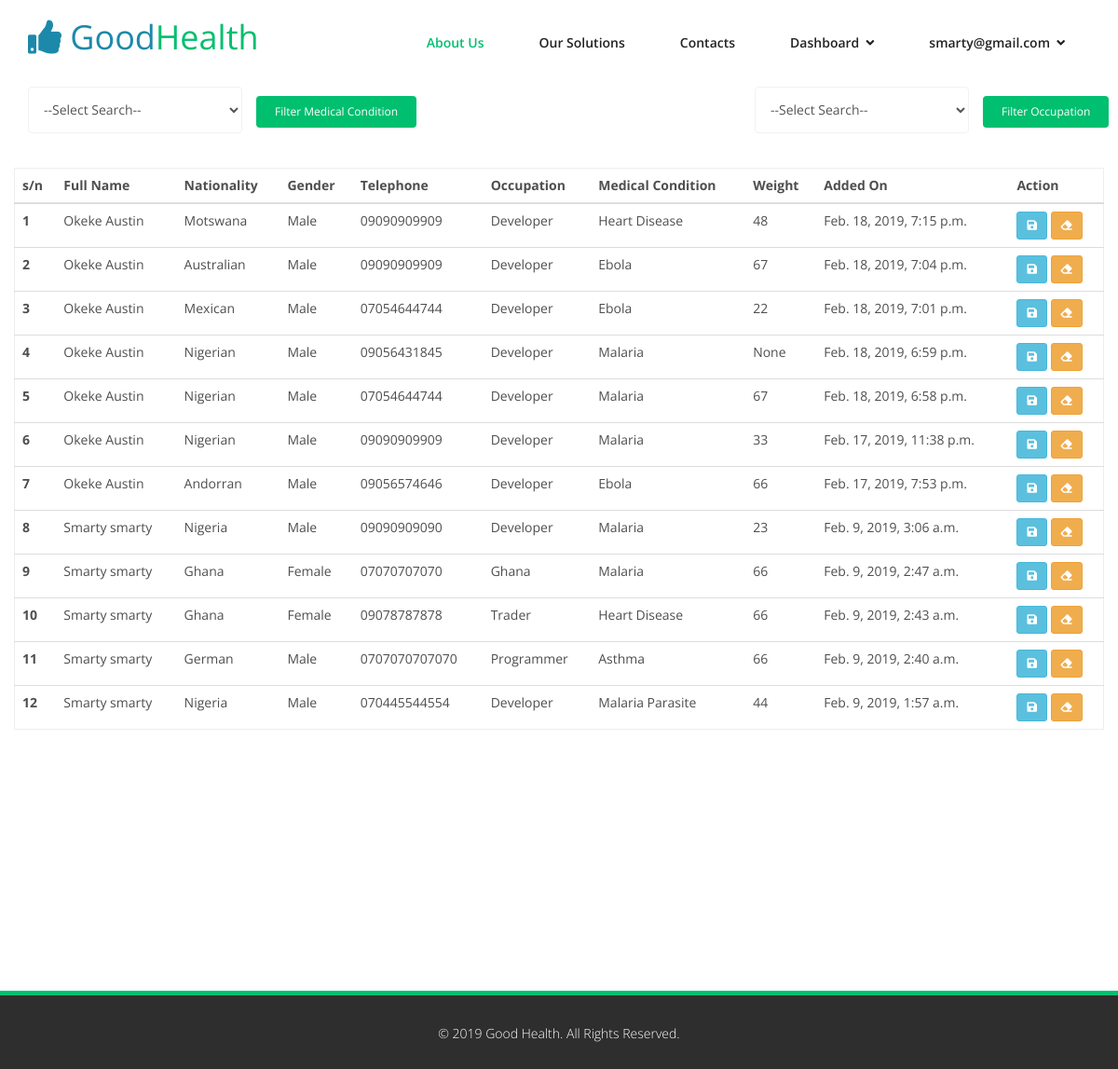
The app's page /dashboard/all-medical-report (signed in) with its own data.
### accounts/models.py (models this page shows, shortened)
class User(AbstractBaseUser, PermissionsMixin):
    username = None
    email = models.EmailField(_('email address'), unique=True)
    first_name = models.CharField(_('first name'), max_length=30, blank=True)
    last_name = models.CharField(_('last name'), max_length=30, blank=True)
    date_joined = models.DateTimeField(
        _('date joined'), default=datetime.now)
    last_login = models.DateTimeField(
        _('last login'), default=datetime.now)
    is_active = models.BooleanField(_('active'), default=True)
    is_staff = models.BooleanField(_('is staff'), default=False)
    avatar = models.ImageField(upload_to='avatars/', null=True, blank=True)
    USERNAME_FIELD = 'email'
    REQUIRED_FIELDS = []
    objects = UserManager()
    class Meta:
        verbose_name = _('user')
        verbose_name_plural = _('users')
    def get_full_name(self):
        full_name = '%s %s' % (self.first_name, self.last_name)
        return full_name.strip()

### dashboard/models.py (models this page shows, shortened)
class MedicalReport(models.Model):
     user_id = models.ForeignKey(User, on_delete=models.CASCADE, related_name='user_ids')
     gender = models.CharField(max_length=1)
     nationality = models.CharField(max_length=100)
     state = models.CharField(max_length=100)
     address = models.CharField(max_length=255)
     telephone = models.CharField(max_length=50)
     occupation = models.CharField(max_length=50)
     dob = models.DateField(blank=True, null=True)
     medical_condition = models.CharField(max_length=255)
     weight = models.IntegerField(blank=True, null=True)
     marital_status = models.CharField(max_length=1)
     date_added = models.DateTimeField(default=datetime.now, blank=True, null=True)
     date_updated = models.DateTimeField(default=datetime.now, blank=True, null=True)

### dashboard/views.py (the view)
# urls.py: path('all-medical-report', views.all_medical_report, name='all_medical_report'),
@login_required(login_url="/accounts/login")
def all_medical_report(request):
    if request.method == 'POST' and request.POST['search_element'] != 'none':
        search_element = (request.POST['search_element']).casefold()
        all_medical_report = MedicalReport.objects.filter(
            medical_condition=search_element)
        all_medical_conditions = MedicalReport.objects.values_list(
            'medical_condition')
        all_statistics = Counter(all_medical_conditions)
        context = {'all_medical_report': all_medical_report, 'all_statistics': all_statistics}
        return render(request, 'dashboard/all_medical_report.html', context)
    else:
        all_medical_report = MedicalReport.objects.all().order_by('-id')
        all_medical_conditions = MedicalReport.objects.values_list(
            'medical_condition')
        all_occupations = MedicalReport.objects.values_list(
            'occupation')
        all_statistics = Counter(all_medical_conditions)
        occupations = Counter(all_occupations)
        context = {'all_medical_report': all_medical_report,
                   'all_statistics': all_statistics, 'occupations': occupations}
        return render(request, 'dashboard/all_medical_report.html', context)

### dashboard/templates/dashboard/all_medical_report.html (shortened to what this page needs)
{% extends 'base.html' %}
{% block content %}
{% load static %}
<div class="container mt-5 pad-md-0">
    <div class="col-md-4">
        <form action="{% url 'all_medical_report' %}" method="POST" id="ajax-medical-record-filter">
            <div class="row">
                <div class="col-md-8 form-group">
                    <select data-field="medical_condition" id="medical-conditions" class='form-control' required="required">
                        <option value="all" >--Select Search--</option>
                    </select>&nbsp; &nbsp;
                </div>
                <div class="col-md-4 pad-md-0">
                    <button  class="btn btn-primary btn-sm" >Filter Medical Condition</button>
                </div>
            </div>
        </form>
    </div>
    <div class="col-md-4 col-md-offset-4">
        <form action="#" method="POST" id="ajax-medical-record-filter-occupation">
            <div class="row">
                <div class="col-md-8 form-group">
                    <select data-field="occupation" id="occupation" class='form-control' required="required">
                        <option value="all" >--Select Search--</option>
                    </select>&nbsp; &nbsp;
                </div>
                <div class="col-md-4 pad-md-0">
                    <button  class="btn btn-primary btn-sm" >Filter Occupation</button>
                </div>
            </div>
        </form>
    </div>
    <table class="table table-hover add-border" id="mytable" class="w3-table-all">
        <thead class="header">
            <tr>
                <th scope="col">s/n</th>
                <th scope="col">Full Name</th>
                <th scope="col">Nationality</th>
                <th scope="col">Gender</th>
                <th scope="col">Telephone</th>
                <th scope="col">Occupation</th>
                <th scope="col">Medical Condition</th>
                <th scope="col">Weight</th>
                <th scope="col">Added On</th>
                <th scope="col">Action</th>
            </tr>
        </thead>
        <tbody id="js-medical-report">
            {% for report in all_medical_report %}
                {% if forloop.counter|divisibleby:2 %}
                <tr class="table-active">
                {% else %}
                <tr>
                {% endif %}
                    <th scope="row">{{forloop.counter}}</th>
                    <td>{{report.user_id.get_full_name|capfirst}}</td>
                    <td>{{report.nationality|capfirst}}</td>
                    <td>
                        {% if report.gender == "m" %}
                        Male
                        {% elif report.gender == "f" %}
                        Female
                        {% else %}
                        Others
                        {% endif %}
                    <td>{{report.telephone}}</td>
                    <td>{{report.occupation|capfirst}}</td>
                    <td>{{report.medical_condition|title}}</td>
                    <td>{{report.weight}}</td>
                    <td>{{report.date_added}}</td>
                    <td>
                        <a class="btn btn-sm btn-info" type="button" title="Save Report" data-toggle="tooltip" data-placement="top" style="color: #fff;"><i class="fas fa-save"></i> </a>
                        <a class="btn btn-sm btn-warning" title="Remove Report" style="color: #fff;"><i class="fas fa-eraser"></i></a>
                    </td>
                </tr>
                {% empty %}
                    <tr class="table-active">
                        <td colspan="10" class="text-center">Sorry, there is no medical record yet.</td>
                    </tr>
            {% endfor %}
        </tbody>
    </table>
</div>
{% endblock %}

### good_health/templates/base.html (shortened to what this page needs)
{% load static %}
<!DOCTYPE html>
<html lang="en">
<head>
    <link href="{% static 'assets/css/bootstrap.min.css' %}" rel="stylesheet">
    <link rel="stylesheet" href="https://use.fontawesome.com/releases/v5.6.3/css/all.css">
    <link href="{% static 'assets/css/animate.min.css' %}" rel="stylesheet">
    <link href="{% static 'assets/css/owl.carousel.min.css' %}" rel="stylesheet">
    <link href="{% static 'assets/css/icomoon.css' %}" rel="stylesheet">
    <link href="{% static 'assets/css/main.css' %}" rel="stylesheet">
    <link href="{% static 'assets/css/style.css' %}" rel="stylesheet">
    <link href="{% static 'assets/css/responsive.css' %}" rel="stylesheet">
    <link href="{% static 'assets/css/datepicker.min.css' %}" rel="stylesheet">
</head>
<body class="homepage">
    <header id="header">
        <nav class="navbar navbar-inverse" role="banner">
            <div class="container">
                <div class="navbar-header">
                    <a class="navbar-brand" href="{% url 'home' %}">
                        <a class="navbar-brand" href="{% url 'home' %}"><i class="fas fa-thumbs-up" style="color: #1c89aa;"></i>&nbsp;<span style="color: #1c89aa;">Good</span><span style="color: #00bf6f;">Health</span></a>
                    </a>
                </div>
                <div class="collapse navbar-collapse navbar-right">
                    <ul class="nav navbar-nav">
                        <li class="active"><a href="#">About Us</a></li>
                        <li><a href="#">Our Solutions</a></li>
                        <li><a href="#">Contacts</a></li>
                        {% if user.is_authenticated %}
                        <li class="dropdown">
                            <a href="#" class="dropdown-toggle" data-toggle="dropdown">Dashboard &nbsp;<i class="fa fa-angle-down"></i></a>
                        </li>
                        <li class="dropdown">
                            <a href="#" class="dropdown-toggle" data-toggle="dropdown">{{user.email}} &nbsp;<i class="fa fa-angle-down"></i></a>
                        </li>
                        {% endif %}
                    </ul>
                </div>
            </div>
        </nav>
    </header>
{% block content %}
{% endblock %}
<section >
</section>
<div class="container-fluid">
    <footer id="footer" class="midnight-blue">
        <div class="container">
            <div class="row">
                <div class="col-sm-12 text-center">
                    &copy; 2019 <a target="_blank" href="{% url 'home' %}" style="color: #fff;" title="Good Health">Good Health</a>.
                    All Rights Reserved.
                </div>
            </div>
        </div>
    </footer>
</div>
    </body>
    </html>

### good_health/static/assets/css/main.css (style rules this page uses)
body { background: #fff; font-family: 'Open Sans', sans-serif; color: #4e4e4e; line-height: 22px; }
a { color: #00bf6f; -webkit-transition: color 300ms, background-color 300ms; transition: color 300ms, background-color 300ms; }
.btn-primary { padding: 8px 20px; background: #00bf6f; color: #fff; border-radius: 4px; border: none; margin-top: 10px; }
body>section { padding: 70px 0; }
.navbar>.container .navbar-brand { margin-left: 0; }
.navbar-brand { padding: 0; margin: 0; }
.navbar { border-radius: 0; margin-bottom: 0; background: #fff; padding: 15px 0; padding-bottom: 0; }
.navbar-nav { margin-top: 12px; }
.navbar-nav>li { margin-left: 35px; padding-bottom: 28px; }
.navbar-inverse .navbar-nav>li>a { padding: 5px 12px; margin: 0; border-radius: 0px; color: #222; line-height: 24px; display: inline-block; font-weight: 600; border-bottom: 2px solid #fff; border-top: 2px solid #fff; }
.navbar-inverse { border: none; }
.navbar-inverse .navbar-brand { font-size: 36px; line-height: 50px; color: #fff; }
.navbar-inverse .navbar-nav>.active>a, .navbar-inverse .navbar-nav>.active>a:hover, .navbar-inverse .navbar-nav>.active>a:focus, .navbar-inverse .navbar-nav>.active>a:active, .navbar-inverse .navbar-nav>.open>a, .navbar-inverse .navbar-nav>.open>a:hover, .navbar-inverse .navbar-nav>.open>a:active, .navbar-inverse .navbar-nav>.open>a:focus { background-color: #fff; color: #00bf6f; }
.navbar-inverse .navbar-collapse, .navbar-inverse .navbar-form { border-top: 0; padding-bottom: 0; }
#footer { background: none repeat scroll 0 0 #2E2E2E; border-top: 5px solid #00bf6f; height: 84px; margin-top: 120px; }
.form-group .form-control { padding: 0 12px; border-color: #f2f2f2; -webkit-box-shadow: none; box-shadow: none; height: 50px; }
#footer { padding-top: 30px; padding-bottom: 30px; color: #fff; background: #2e2e2e; font-weight: 300; }
#footer a { color: #fff; }

### good_health/static/assets/css/style.css (style rules this page uses)
.pad-md-0 { padding : 0px; }
.add-border { border: 1px solid #eee; }

### records on screen
User: email "smarty@gmail.com"
MedicalReport: user_id.get_full_name "Okeke Austin", nationality "Motswana", gender "Male", telephone "09090909909", occupation "Developer", medical_condition "Heart Disease", weight "48", date_added "Feb. 18, 2019, 7:15 p.m."
MedicalReport: user_id.get_full_name "Okeke Austin", nationality "Australian", gender "Male", telephone "09090909909", occupation "Developer", medical_condition "Ebola", weight "67", date_added "Feb. 18, 2019, 7:04 p.m."
MedicalReport: user_id.get_full_name "Okeke Austin", nationality "Mexican", gender "Male", telephone "07054644744", occupation "Developer", medical_condition "Ebola", weight "22", date_added "Feb. 18, 2019, 7:01 p.m."
MedicalReport: user_id.get_full_name "Okeke Austin", nationality "Nigerian", gender "Male", telephone "09056431845", occupation "Developer", medical_condition "Malaria", weight "None", date_added "Feb. 18, 2019, 6:59 p.m."
MedicalReport: user_id.get_full_name "Okeke Austin", nationality "Nigerian", gender "Male", telephone "07054644744", occupation "Developer", medical_condition "Malaria", weight "67", date_added "Feb. 18, 2019, 6:58 p.m."
MedicalReport: user_id.get_full_name "Okeke Austin", nationality "Nigerian", gender "Male", telephone "09090909909", occupation "Developer", medical_condition "Malaria", weight "33", date_added "Feb. 17, 2019, 11:38 p.m."
MedicalReport: user_id.get_full_name "Okeke Austin", nationality "Andorran", gender "Male", telephone "09056574646", occupation "Developer", medical_condition "Ebola", weight "66", date_added "Feb. 17, 2019, 7:53 p.m."
MedicalReport: user_id.get_full_name "Smarty smarty", nationality "Nigeria", gender "Male", telephone "09090909090", occupation "Developer", medical_condition "Malaria", weight "23", date_added "Feb. 9, 2019, 3:06 a.m."
MedicalReport: user_id.get_full_name "Smarty smarty", nationality "Ghana", gender "Female", telephone "07070707070", occupation "Ghana", medical_condition "Malaria", weight "66", date_added "Feb. 9, 2019, 2:47 a.m."
MedicalReport: user_id.get_full_name "Smarty smarty", nationality "Ghana", gender "Female", telephone "09078787878", occupation "Trader", medical_condition "Heart Disease", weight "66", date_added "Feb. 9, 2019, 2:43 a.m."
MedicalReport: user_id.get_full_name "Smarty smarty", nationality "German", gender "Male", telephone "0707070707070", occupation "Programmer", medical_condition "Asthma", weight "66", date_added "Feb. 9, 2019, 2:40 a.m."
MedicalReport: user_id.get_full_name "Smarty smarty", nationality "Nigeria", gender "Male", telephone "070445544554", occupation "Developer", medical_condition "Malaria Parasite", weight "44", date_added "Feb. 9, 2019, 1:57 a.m."
